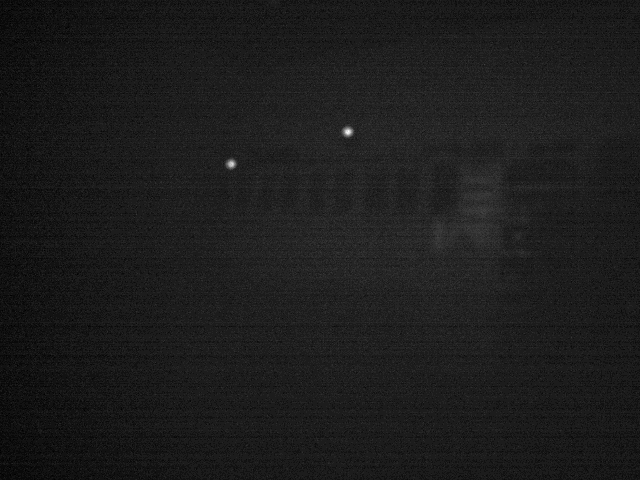
#> input picture src/mv/scripts/0207155201770955.png, 640 x 480 px
$ python -i light_processing.py   (imports and definitions only)
#> lines starting #> are read from the running program, lines starting #| are printed output that depends on the picture; after the words box and inside, x2 and y2 are one past the last pixel; in counts of white or black regions, pixels touching at a corner belong together
#> further down, picture is the input picture: shape (480, 640, 3); min 7, max 34, mean 10
import cv2
import numpy as np

import cv2
import numpy as np

car_ID = 1


# 相机参数
camera_matrix = np.array([
    [1000, 0, 640],   # 焦距fx=1000, fy=1000, 图像中心(cx,cy)=(640, 360)
    [0, 1000, 360],
    [0, 0, 1]
])

cam_homogeneous_matrices = {
    # 相机ID: [每个相机的4x4齐次矩阵]
    0: [np.eye(4) for _ in range(4)],
    1: [np.eye(4) for _ in range(4)],
    # 其他外参矩阵
}

def process_frame(frame):
    """
    对输入的图像帧进行处理，识别图像中的亮点并计算其像素值总和。

    参数:
        frame (numpy.ndarray): 输入的图像帧（单通道或三通道）。

    返回:
        list: 包含每个亮点的像素值总和的列表。
    """
    # 计算图像的平均像素值
    frame_ave_value = cv2.mean(frame)[0]
#> frame_ave_value = 10.04

    # 设置阈值为图像平均像素值的一定倍数
    threshold = 2 * frame_ave_value
#> threshold = 20.09
    _, mask1 = cv2.threshold(frame, threshold, 255, cv2.THRESH_BINARY)
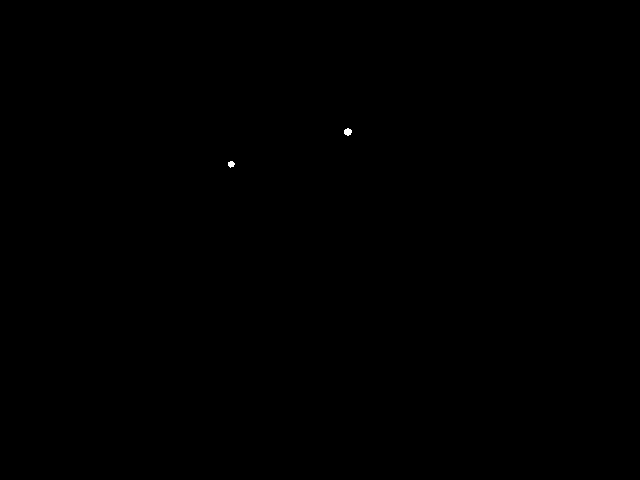
#> mask1: shape (480, 640, 3); 0.03% white; 2 white regions, box (x1, y1, x2, y2) and area: (344, 128, 352, 136) 47, (228, 161, 235, 168) 35

    # 确保 mask 是 8 位单通道图像
    if len(mask1.shape) == 3:  # 如果 mask 是三通道，转换为单通道
        mask1 = cv2.cvtColor(mask1, cv2.COLOR_BGR2GRAY)
#> mask1: shape (480, 640); 0.03% white; 2 white regions

    # 查找蒙版中的轮廓（即光源区域）
    contours, _ = cv2.findContours(mask1, cv2.RETR_EXTERNAL, cv2.CHAIN_APPROX_SIMPLE)
#> contours = 2 contours; box (x1, y1, x2, y2) and area: (344, 128, 352, 136) 36, (228, 161, 235, 168) 26
    centers = []
    pixel_sums = []

    # 如果没有轮廓，直接返回像素值总和为 0
    if not contours:
        pass

    # 遍历每个轮廓
    for contour in contours:
        contour_area = cv2.contourArea(contour)  # 计算轮廓的面积

        # 计算每个亮点的矩（moments），用于计算中心
        moments = cv2.moments(contour)
        center_x = 0
        center_y = 0
        if moments["m00"] != 0:  # 避免除以零（像素个数不为0）
            center_x = int(moments["m10"] / moments["m00"])
            center_y = int(moments["m01"] / moments["m00"])

        if center_y > 150:
            if contour_area >= 80:  # 不太可能出现
                pixel_sum = 1  # 没有光源但有vicon
                # pixel_sums.append(pixel_sum)
            elif 2 < contour_area < 80.0:  # 忽略过小的噪声且只处理面积小于80的轮廓
                # 计算每个亮点的像素值总和
                mask2 = np.zeros_like(frame, dtype=np.uint8)
                if len(mask2.shape) == 3:  # 如果 mask 是三通道，转换为单通道
                    mask2 = cv2.cvtColor(mask2, cv2.COLOR_BGR2GRAY)
                cv2.drawContours(mask2, [contour], -1, (255, 255, 255), thickness=cv2.FILLED)
                masked_image = cv2.bitwise_and(frame, frame, mask=mask2)
                pixel_sum = cv2.sumElems(masked_image)[0]
                pixel_sums.append(pixel_sum)
                centers.append((center_x, center_y))
            else:  # 位置较低的噪声（窗户）
                pixel_sum = 2
                # pixel_sums.append(pixel_sum)
        else:  # vicon或位置较高的噪声（窗户）
            pixel_sum = 1  # 没有光源但有vicon
#> this loop made 2 passes
#> (contour_area, center_x, center_y, pixel_sum) on passes 1 to 2: (25.5, 230, 163, 881), (36, 347, 131, 1)
#> mask2: shape (480, 640); 0.01% white; 1 white region, box (x1, y1, x2, y2) and area: (228, 161, 235, 168) 35
#> after the loop, centers = [(230, 163)]; pixel_sums = [881]
            # pixel_sums.append(pixel_sum)

    # # 如果 pixel_sums 为空，则赋值为 [0]
    # if not pixel_sums:
    #     pixel_sums = [0]

    return centers, pixel_sums

>>> import cv2
>>> picture = cv2.imread('src/mv/scripts/0207155201770955.png')
>>> result = process_frame(picture)
#> result = ([(230, 163)], [881])
